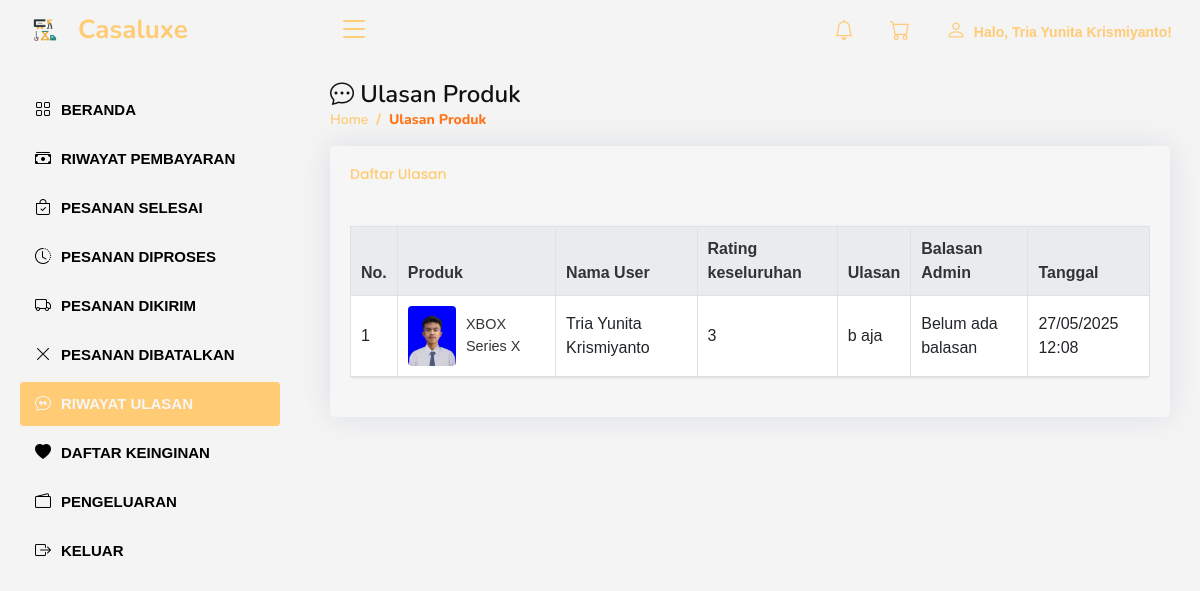
Before: /user/history_review.php (signed in) with the older database file.
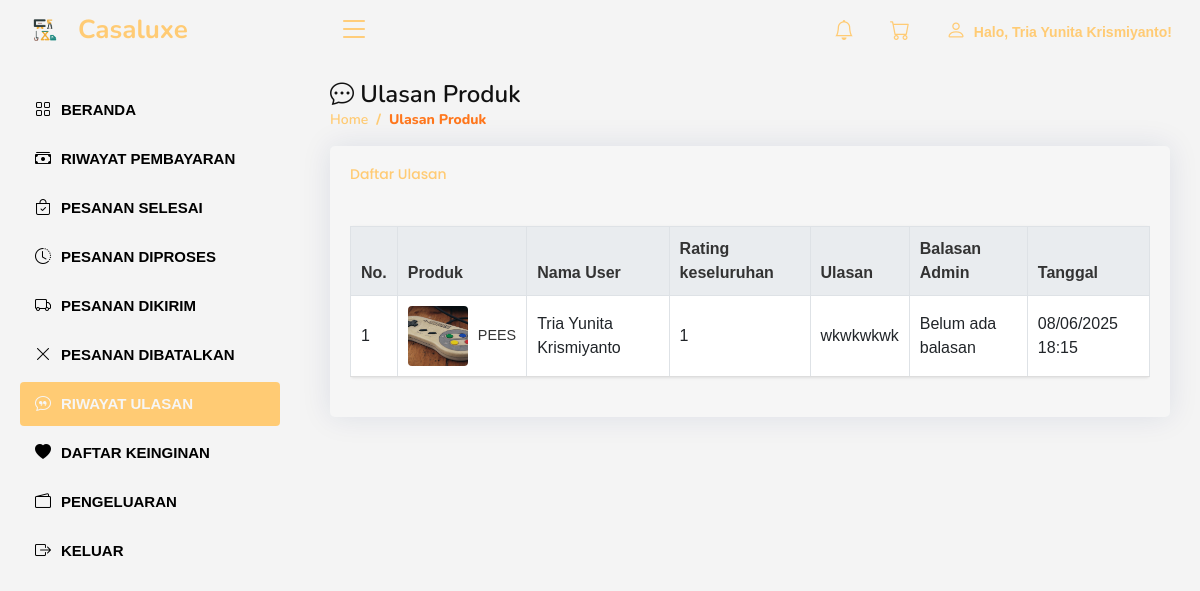
After: the same page with the newer database file.
### tables this page shows
CREATE TABLE `review_produk` (
  `id_review` int(11) NOT NULL,
  `id_user` int(11) NOT NULL,
  `id_produk` int(11) NOT NULL,
  `id_pesanan` int(11) NOT NULL,
  `rating_produk` int(11) NOT NULL,
  `rating_pelayanan` int(11) NOT NULL,
  `rating_pengiriman` int(11) NOT NULL,
  `komentar` text DEFAULT NULL,
  `komentar_admin` varchar(255) DEFAULT NULL,
  `tanggal_review` datetime DEFAULT current_timestamp(),
  `notifikasi_status` tinyint(1) NOT NULL DEFAULT 0
);

CREATE TABLE `produk` (
  `id_produk` int(11) NOT NULL,
  `nama_produk` varchar(255) NOT NULL,
  `deskripsi` text NOT NULL,
  `harga` decimal(10,2) NOT NULL,
  `stok` int(11) NOT NULL,
  `id_kategori` int(11) NOT NULL,
  `created_at` datetime NOT NULL,
  `updated_at` datetime NOT NULL,
  `gambar` varchar(255) NOT NULL
);

CREATE TABLE `user` (
  `id_user` int(11) NOT NULL,
  `nama` varchar(255) NOT NULL,
  `email` varchar(255) NOT NULL,
  `password` varchar(255) NOT NULL,
  `no_tlp` varchar(50) DEFAULT NULL,
  `alamat` text DEFAULT NULL,
  `level` enum('admin','user') NOT NULL,
  `foto` varchar(255) NOT NULL,
  `active` datetime DEFAULT NULL
);

### user/history_review.php (the view, shortened to what the changed rows need)
<?php
include('../db.php');
$usernama = $_SESSION['user'];
$sql = "SELECT rp.id_review, rp.id_produk, rp.rating_produk, rp.rating_pelayanan, rp.rating_pengiriman, rp.komentar, rp.tanggal_review, rp.komentar_admin,
        p.nama_produk, p.gambar, u.nama
        FROM review_produk rp
        JOIN produk p ON rp.id_produk = p.id_produk
        JOIN user u ON rp.id_user = u.id_user
        WHERE u.nama = '$usernama'
        ORDER BY rp.tanggal_review DESC";
$result = mysqli_query($kon, $sql);
if ($result) {
    $reviews = mysqli_fetch_all($result, MYSQLI_ASSOC);
} else {
    $errorMessage = "Gagal mengambil data ulasan: " . mysqli_error($kon);
    $reviews = [];
}
$overallRating = 0;
if (count($reviews) > 0) {
    $totalRating = 0;
    foreach ($reviews as $review) {
        $totalRating += $review['rating_produk'] + $review['rating_pelayanan'] + $review['rating_pengiriman'];
    }
    $overallRating = round($totalRating / 3);
} else {
    $overallRating = 0;
}
?>
<!DOCTYPE html>
<html lang="en">
<head>
    <link href="../assets/vendor/bootstrap/css/bootstrap.min.css" rel="stylesheet">
    <link href="../assets/vendor/bootstrap-icons/bootstrap-icons.css" rel="stylesheet">
    <link href="../assets/vendor/boxicons/css/boxicons.min.css" rel="stylesheet">
    <link href="../assets/vendor/quill/quill.snow.css" rel="stylesheet">
    <link href="../assets/vendor/quill/quill.bubble.css" rel="stylesheet">
    <link href="../assets/vendor/remixicon/remixicon.css" rel="stylesheet">
    <link href="../assets/vendor/simple-datatables/style.css" rel="stylesheet">
    <link href="../assets/css/style.css" rel="stylesheet">
</head>
<body>
    <main id="main" class="main">
        <div class="pagetitle">
            <h1><i class="bi bi-chat-dots"></i> Ulasan Produk</h1>
        </div>
        <section class="section">
            <div class="row">
                <div class="col-lg-12">
                    <div class="card">
                        <div class="card-body">
                            <div class="table-responsive">
                                <table class="table table-bordered">
                                    <thead>
                                        <tr>
                                            <th>No.</th>
                                            <th>Produk</th>
                                            <th>Nama User</th>
                                            <th>Rating keseluruhan</th>
                                            <th>Ulasan</th>
                                            <th>Balasan Admin</th>
                                            <th>Tanggal</th>
                                        </tr>
                                    </thead>
                                    <tbody>
                                        <?php foreach ($reviews as $index => $review): ?>
                                            <tr>
                                                <td><?= $index + 1; ?></td>
                                                <td>
                                                    <div class="product-container">
                                                        <img src="../uploads/<?= htmlspecialchars($review['gambar']); ?>"
                                                             alt="<?= htmlspecialchars($review['nama_produk']); ?>"
                                                             class="product-img">
                                                        <div class="product-name">
                                                            <?= htmlspecialchars($review['nama_produk']); ?>
                                                        </div>
                                                    </div>
                                                </td>
                                                <td><?= htmlspecialchars($review['nama']); ?></td>
                                                <td><?= htmlspecialchars($overallRating); ?></td>
                                                <td><?= htmlspecialchars($review['komentar']); ?></td>
                                                <td>
                                                    <?php if (empty($review['komentar_admin'])): ?>
                                                        Belum ada balasan
                                                    <?php else: ?>
                                                        <?= htmlspecialchars($review['komentar_admin']); ?>
                                                    <?php endif; ?>
                                                </td>
                                                <td><?= date('d/m/Y H:i', strtotime($review['tanggal_review'])); ?></td>
                                            </tr>
                                        <?php endforeach; ?>
                                    </tbody>
                                </table>
                            </div>
                        </div>
                    </div>
                </div>
            </div>
        </section>
    </main>
</body>
</html>

Changed rows visible on the page:
changed review_produk "Tria Yunita Krismiyanto": id_produk.gambar: a different picture; id_produk.nama_produk "XBOX Series X" → "PEES"; overallRating "3" → "1"; komentar "b aja" → "wkwkwkwk"; tanggal_review "27/05/2025 12:08" → "08/06/2025 18:15"
